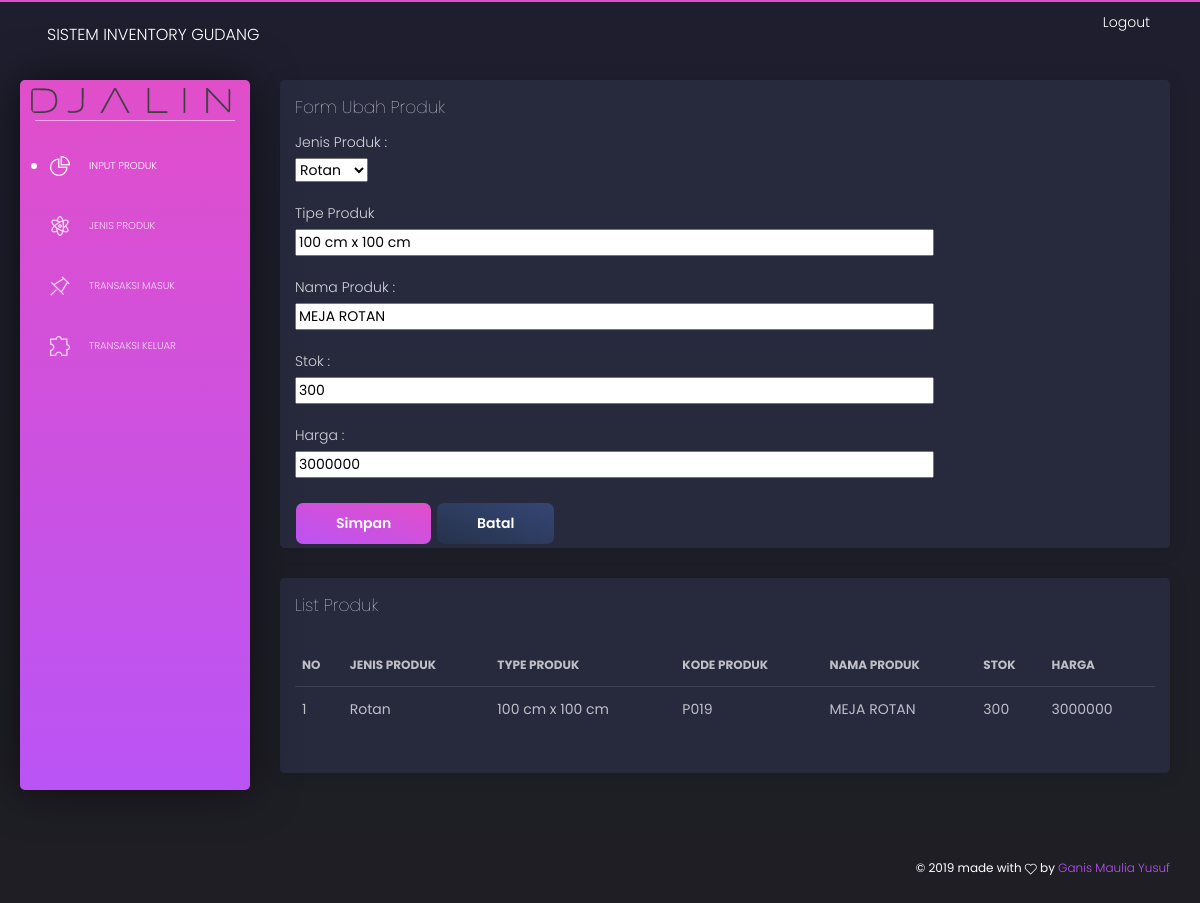
Page /index.php/Produk/ubah_produk/P019 on the committed database.
### tables this page shows
CREATE TABLE IF NOT EXISTS `produk` (
  `kode_produk` varchar(50) NOT NULL,
  `kode_jenis` varchar(50) NOT NULL,
  `nama_produk` varchar(100) NOT NULL,
  `stok` int(100) NOT NULL,
  `harga` int(100) NOT NULL,
  `type_produk` varchar(100) NOT NULL,
  PRIMARY KEY (`kode_produk`)
);

CREATE TABLE IF NOT EXISTS `jenis` (
  `kode_jenis` varchar(50) NOT NULL,
  `nama_jenis` varchar(100) NOT NULL,
  PRIMARY KEY (`kode_jenis`)
);

### application/controllers/Produk.php (called while the page is built, shortened)
<?php
class Produk extends CI_Controller {
	function __construct()
			{
				$this->load->model('Login_m');
				$this->load->model('Produk_m');
				$this->load->helper('url');
			}
	public function ubah_produk(){
		$kode_produk = $this->uri->segment(3);
		$data['produk']=$this->Produk_m->ambilData2($kode_produk);
		$this->load->view('ubah_produk_v',$data);
	}
}

### index.php (called while the page is built, shortened)
<?php
require_once BASEPATH.'core/CodeIgniter.php';

### application/models/Produk_m.php (called while the page is built, shortened)
<?php
	class Produk_m extends CI_Model
	{
		public function ambilData2($kode_produk){
			$sql = "select * from produk as p inner join jenis as j on j.kode_jenis = p.kode_jenis where kode_produk = '".$kode_produk."'";
			return $this->db->query($sql);
		}
	}
?>

### application/views/ubah_produk_v.php (the view, shortened to what this page needs)
<!DOCTYPE html>
<html lang="en">
<head>
  <link href="https://use.fontawesome.com/releases/v5.0.6/css/all.css" rel="stylesheet">
  <link href="<?php echo base_url();?>/assets/css/nucleo-icons.css" rel="stylesheet" />
  <link href="<?php echo base_url();?>/assets/css/black-dashboard.css?v=1.0.0" rel="stylesheet" />
  <link href="<?php echo base_url();?>/assets/demo/demo.css" rel="stylesheet" />
</head>
<body class="">
  <div class="wrapper">
    <div class="sidebar">
      <div class="sidebar-wrapper">
        <div class="logo">
          <img src="<?php echo base_url();?>/assets/img/djalin-logo.png" alt="Profile Photo">
        </div>
        <ul class="nav">
          <li class="active">
            <a href="<?php echo site_url(); ?>/Produk">
              <i class="tim-icons icon-chart-pie-36"></i>
              <p>Input Produk</p>
            </a>
          </li>
          <li>
            <a href="<?php echo site_url(); ?>/Login">
              <i class="tim-icons icon-atom"></i>
              <p>Jenis Produk</p>
            </a>
          </li>
          <li>
            <a href="<?php echo site_url(); ?>/Transaksi_masuk">
              <i class="tim-icons icon-pin"></i>
              <p>Transaksi Masuk</p>
            </a>
          </li>
          <li>
              <a href="<?php echo site_url(); ?>/Transaksi_keluar">
              <i class="tim-icons icon-puzzle-10"></i>
              <p>Transaksi Keluar</p>
            </a>
          </li>
        </ul>
      </div>
    </div>
    <div class="main-panel">
      <nav class="navbar navbar-expand-lg navbar-absolute navbar-transparent">
        <div class="container-fluid">
          <div class="navbar-wrapper">
            <a class="navbar-brand" href="<?php echo base_url();?>"javascript:void(0)">Sistem Inventory Gudang</a>
          </div>
          <div class="collapse navbar-collapse" id="navigation">
            <ul class="navbar-nav ml-auto">
              <li class="search-bar input-group">
                  <a href="<?php echo site_url('Login_user/logout');?>">Logout</a>
              </li>
            </ul>
          </div>
        </div>
      </nav>
      <div class="content">
        <div class="row">
          <div class="col-md-12">
            <div class="card">
              <div class="card-header">
                <h4 class="card-title">Form Ubah Produk </h4>
                <p>Jenis Produk   :</p>
                <form action="<?php echo site_url(); ?>/Produk/update_produk" method=post>
                   <?php
                      foreach ($produk->result() as $i) {
                    ?>
                <select name="kode_jenis" id="kode_jenis" >
                      <option value="<?php echo $i->kode_jenis;?>">
                         <?php echo $i->nama_jenis;?></option>
                </select>
                  <br /><br />
                    <p>Tipe Produk</p>
                    <input type="text" name="type_produk" size="50" value="<?php echo $i->type_produk ?>"><br /><br />
                    <p>Nama Produk   :</p>
                    <input type="text" name="nama_produk" size="50" value="<?php echo $i->nama_produk ?>"><br /><br />
                    <p>Stok          :</p>
                    <input type="text" name="stok" size="50" value="<?php echo $i->stok ?>"><br /><br />
                    <p>Harga         :</p>
                    <input type="text" name="harga" size="50" value="<?php echo $i->harga ?>"><br /><br />
                    <input type="submit" value="Simpan" button type="button" class="btn btn-primary">
                    <a href="<?php echo site_url(); ?>/Produk" button type="button" class="btn btn-default batal">Batal</a>
                    <?php
                     }
                      ?>
                </form>
              </div>
            </div>
          </div>
          <div class="col-md-12">
            <div class="card ">
              <div class="card-header">
                <h4 class="card-title">List Produk</h4>
              </div>
              <div class="card-body">
                <div class="table-responsive">
                  <table class="table tablesorter " id="">
                    <thead class=" text-primary">
                      <tr>
                        <th>
                          No
                        </th>
                        <th>
                          Jenis Produk
                        </th>
                        <th>
                          Type Produk
                        </th>
                        <th>
                          Kode Produk
                        </th>
                        <th>
                          Nama Produk
                        </th>
                        <th>
                          Stok
                        </th>
                        <th>
                          Harga
                        </th>
                      </tr>
                    </thead>
                    <tbody>
                      <?php
                          $no=1;
                            foreach ($produk->result() as $i) {
                          ?>
                          <td><?php echo $no++ ?></td>
                          <td><?php echo $i->nama_jenis ?></td>
                          <td><?php echo $i->type_produk?></td>
                          <td><?php echo $i->kode_produk?></td>
                          <td><?php echo $i->nama_produk?></td>
                          <td><?php echo $i->stok?></td>
                          <td><?php echo $i->harga?></td>
                        <?php
                          }
                          ?>
                    </tbody>
                  </table>
                </div>
              </div>
            </div>
          </div>
        </div>
      </div>
      <footer class="footer">
        <div class="container-fluid">
          <div class="copyright">
            ©
             made with <i class="tim-icons icon-heart-2"></i> by
            <a href="<?php echo base_url();?>javascript:void(0)" target="_blank">Ganis Maulia Yusuf</a>
          </div>
        </div>
      </footer>
    </div>
  </div>
</body>
</html>

### rows in the picture
produk: kode_jenis "Rotan", type_produk "100 cm x 100 cm", nama_produk "MEJA ROTAN", stok "300", harga "3000000", kode_jenis.nama_jenis "Rotan", kode_produk "P019"
